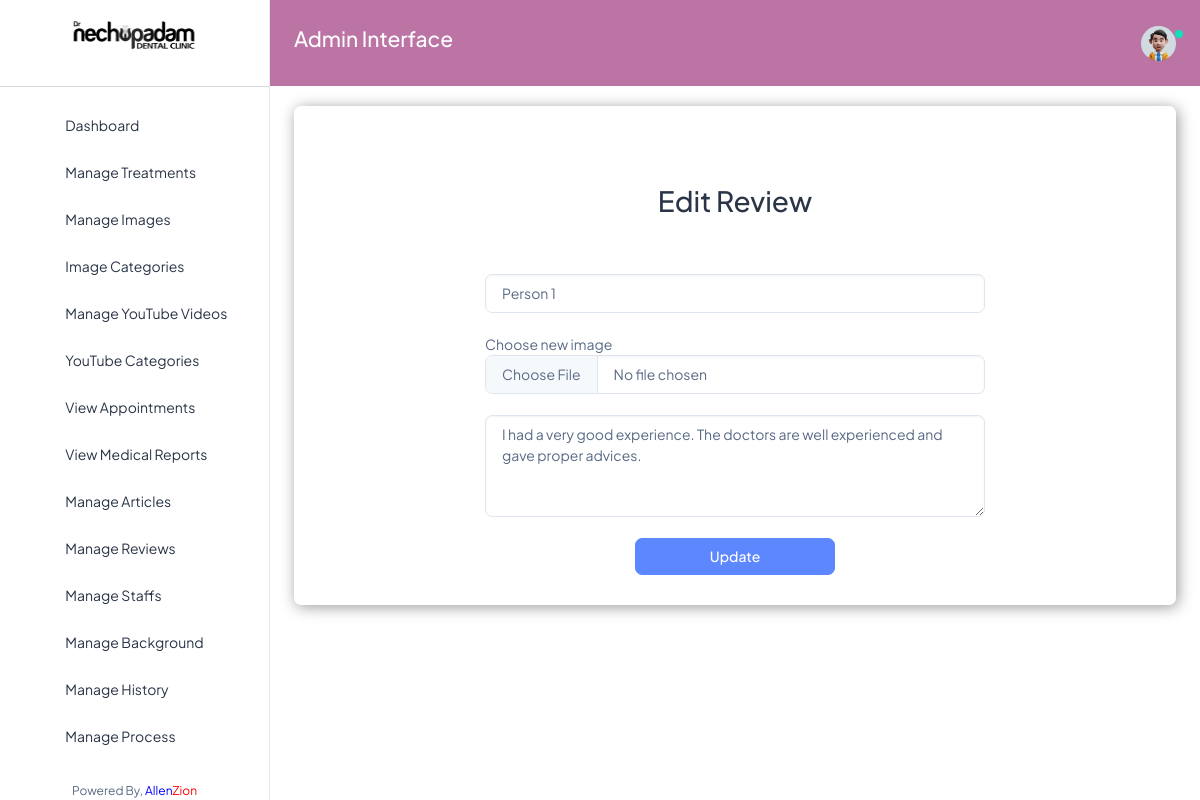
The page /edit_review/1/ (signed in) on the database its author committed.
### nechuwebapp/models.py (models this page shows, shortened)
class Review(models.Model):
    name = models.CharField(max_length=200)
    image = models.ImageField(upload_to='myimages/')
    review = models.TextField()
    uploaded_on = models.DateTimeField(auto_now_add=True)
    edited_on = models.DateTimeField(auto_now=True)

### nechuwebapp/views.py (the view)
# urls.py: path('edit_review/<int:pk>/', views.edit_review, name='edit_review'),
def edit_review(request, pk):
    get_treatment = get_object_or_404(Review, pk=pk)
    if request.method == "POST":
        new_title = request.POST['name']
        new_description = request.POST['review']
        new_image = request.FILES.get('image')
        if new_image:
            get_treatment.image = new_image
        get_treatment.name = new_title
        get_treatment.review = new_description
        get_treatment.save()
        return redirect('reviews')
    else:
        context = {
            'get_treatment': get_treatment,
        }
        return render(request, 'nechuadmin/edit_review.html', context)

### nechuwebapp/templates/nechuadmin/edit_review.html (shortened to what this page needs)
{% extends 'nechuadmin/base.html' %}
{% load static %}
{% block content %}
<div class="container">
    <h2 style="text-align: center;" class="pt-5 pb-5">Edit Review</h2>
</div>
<form action="{% url 'edit_review' get_treatment.pk %}" method="POST" enctype="multipart/form-data" style="width: 500px; margin: auto;">
    <div class="form-group">
        <input type="text" class="form-control" name="name" value="{{ get_treatment.name }}" placeholder="Title">
    </div>
    <br>
    <div class="form-group">
        Choose new image
        <input type="file" class="form-control" id="treatmentImage" name="image">
    </div>
    <br>
    <div class="form-group">
        <textarea class="form-control" id="treatmentDescription" rows="4" name="review">{{ get_treatment.review }}</textarea>
    </div>
    <br>
    <div class="form-group text-center">
        <button type="submit" class="btn btn-primary" style="width: 200px;"> Update</button>
    </div>
</form>
{% endblock %}

### rows shown on the page
Review: name "Person 1", review "I had a very good experience. The doctors are well experienced and gave proper advices."
